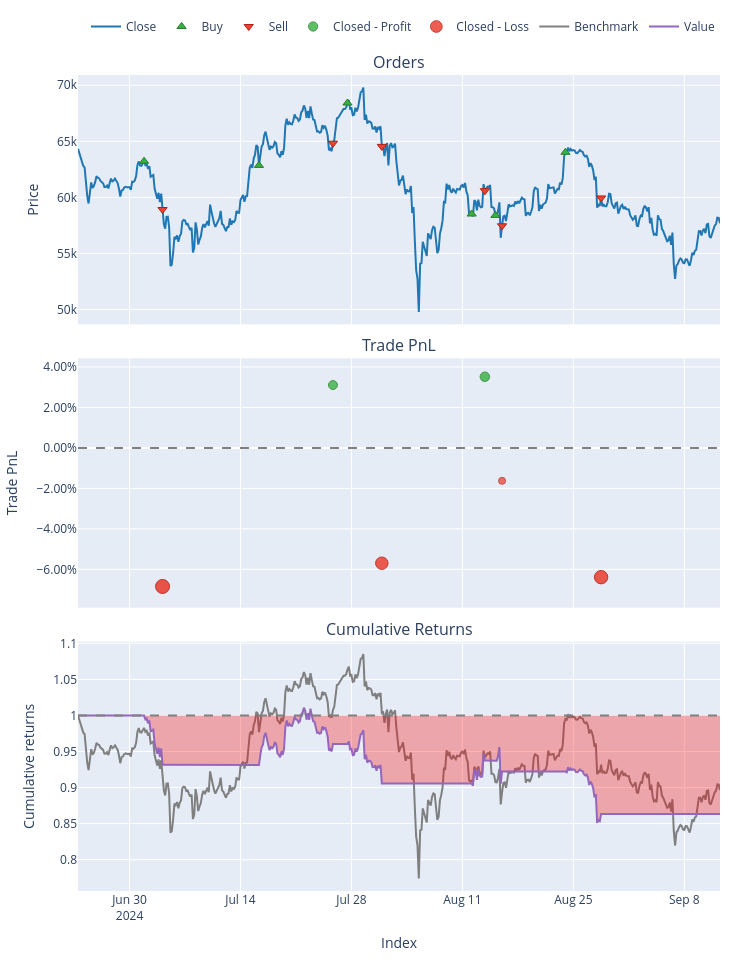
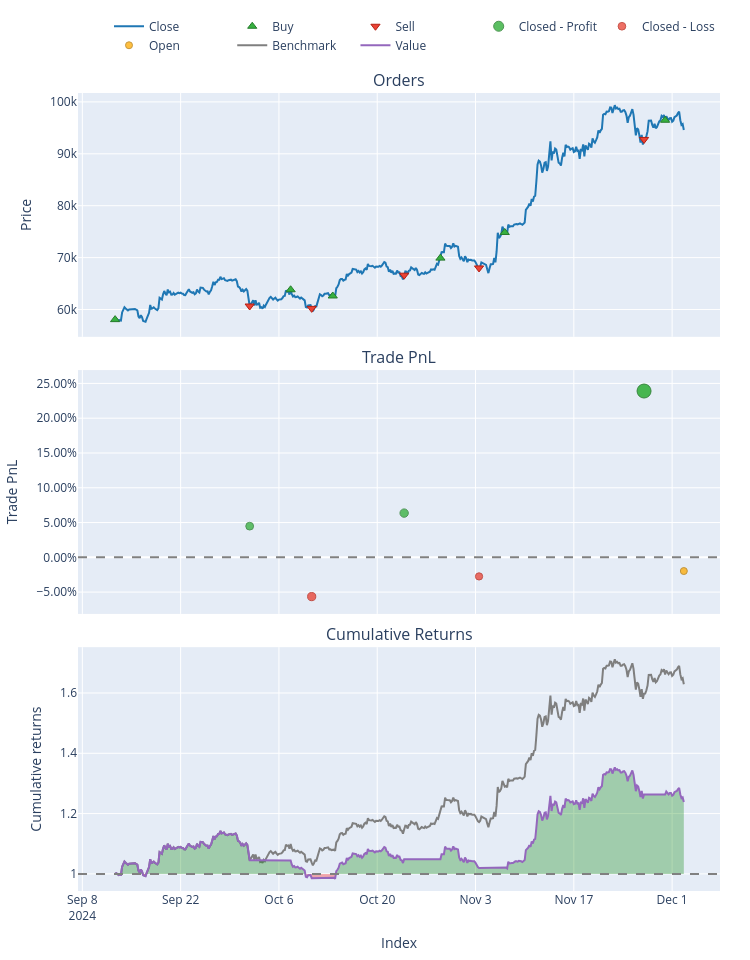
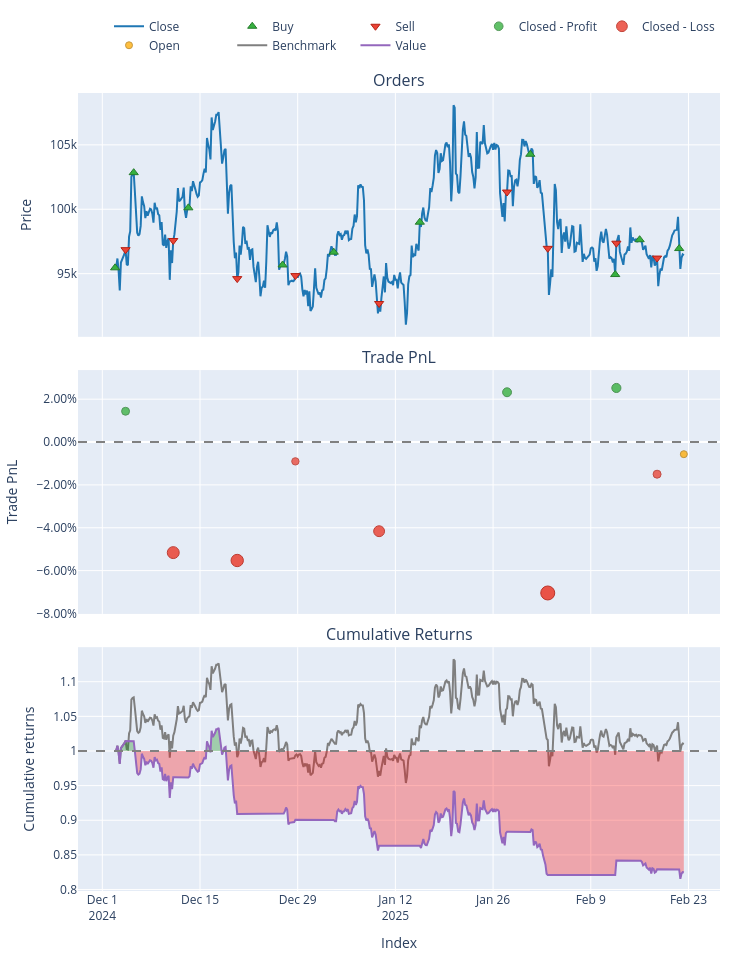

The code cell stored with these charts, in order, in its notebook:
### Markdown cell above
## Part 3: Backtesting & Performance Evaluation

**Objective:**  
Evaluate how well the trained model performs on unseen data, simulating real trades.

**Tasks:**
- Use walk-forward or expanding splits to mimic “live” conditions  
- Convert model predictions to signals ([-1, 0, +1] or buy/sell/hold)  
- Run a simple backtest script or VectorBT for performance metrics  
- Calculate returns, Sharpe ratio, drawdowns, confusion matrix, etc.  
- Visualize results (equity curve, trades, etc.) to judge strategy viability

### Code cell
# THIRD CODE: Final Expanding Walk-Forward with VectorBT
# for a Regime Detection classification approach

import os
from pathlib import Path

# Assuming the notebook is inside the notebooks folder, set the project root as one level up.
project_root = Path.cwd().parent
os.chdir(project_root)

import warnings
warnings.filterwarnings("ignore")

import pandas as pd
import numpy as np
import MetaTrader5 as mt5
import vectorbt as vbt
import joblib

# Our modules
from data.data_loader import get_data_mt5
from features.feature_engineering import add_all_ta_features
from features.labeling_schemes import create_labels_regime_detection  # or define inline


# Sklearn
from sklearn.metrics import accuracy_score

###########################################################
# 1) DATA LOADING & FEATURE ENGINEERING
###########################################################
if not mt5.initialize():
    print("Failed to initialize MT5")
else:
    data = get_data_mt5(symbol="BTCUSD", timeframe=mt5.TIMEFRAME_H4, n_bars=2000)
    mt5.shutdown()

# 1.1 Add technical features
df = add_all_ta_features(data)

# 1.2 Create regime detection labels
df_lbl = create_labels_regime_detection(df, short_window=20, long_window=50)

# We'll treat 'regime_label' in {-1,0,+1} as a 3-class classification
X = df_lbl.drop(columns=["regime_label", "ma_short", "ma_long"])
y = df_lbl["regime_label"]

# SHIFT from [-1,0,+1] => [0,1,2] for scikit-learn classification
y_shifted = y + 1  # -1->0, 0->1, +1->2

###########################################################
# 2) DEFINING EXPANDING SPLITS
###########################################################
def expanding_walk_forward_splits(X, y, n_splits=3):
    """
    Creates expanding walk-forward folds. For each fold i:
      - Train: [0 : fold_i]
      - Test:  [fold_i : fold_{i+1}]
    The last fold extends to the end.
    """
    n = len(X)
    fold_size = n // (n_splits + 1)
    splits = []
    
    for i in range(n_splits):
        train_end = (i+1) * fold_size
        if i == n_splits - 1:
            test_end = n
        else:
            test_end = (i+2) * fold_size
            if test_end > n:
                test_end = n
        
        X_train_fold = X.iloc[:train_end]
        y_train_fold = y.iloc[:train_end]
        
        X_test_fold = X.iloc[train_end:test_end]
        y_test_fold = y.iloc[train_end:test_end]
        
        splits.append((X_train_fold, y_train_fold, X_test_fold, y_test_fold))
    return splits

folds = expanding_walk_forward_splits(X, y_shifted, n_splits=3)
print(f"Number of folds: {len(folds)}")

###########################################################
# 3) LOAD BEST PIPELINE & RUN EXPANDING WALK-FORWARD
###########################################################
# This pipeline was presumably tuned on SHIFTED classes [0,1,2].
best_pipeline = joblib.load("models/saved_models/best_rf_rd_pipeline.pkl")
print("Loaded best pipeline from 'best_rf_rd_pipeline.pkl'")

fees = 0.0002  # 0.02% transaction cost per trade

fold_results = {}

for i, (X_train_fold, y_train_fold, X_test_fold, y_test_fold) in enumerate(folds, start=1):
    print(f"\n=== Fold {i} ===")
    print(f"Train size: {len(X_train_fold)}, Test size: {len(X_test_fold)}")
    
    # 3.1 Fit the pipeline on SHIFTED labels in this fold's train portion
    best_pipeline.fit(X_train_fold, y_train_fold)
    
    # 3.2 Predict SHIFTED labels on the test portion
    preds_shifted = best_pipeline.predict(X_test_fold)
    
    # 3.3 SHIFT back to [-1,0,+1]
    preds = preds_shifted - 1
    
    # Evaluate accuracy vs. unshifted test labels
    # The test labels are SHIFTED, so let's SHIFT them back
    y_test_fold_unshifted = y_test_fold - 1
    acc = accuracy_score(y_test_fold_unshifted, preds)
    print(f"Fold {i} Accuracy={acc:.2f}")
    
    # Convert predicted classes => signals
    # +1 => buy, -1 => sell, 0 => no position
    signals = preds
    
    # Vectorbt backtest on the test portion
    df_test_fold = df_lbl.loc[X_test_fold.index].copy()
    close_prices = df_test_fold["close"]
    
    if len(signals) < len(close_prices):
        # pad signals if needed
        signals = np.append(signals, [0]*(len(close_prices)-len(signals)))
    signals_s = pd.Series(signals, index=close_prices.index)
    
    pf = vbt.Portfolio.from_signals(
        close_prices,
        entries=signals_s > 0,
        exits=signals_s < 0,
        init_cash=10000,
        freq='4H',
        fees=fees
    )
    
    total_return = pf.total_return()
    sharpe_ratio = pf.sharpe_ratio()
    
    print(f"Fold {i} Return={total_return:.2f}%, Sharpe={sharpe_ratio:.2f}")
    print("\nVectorbt stats for Fold", i)
    print(pf.stats())
    
    # Optional: Plot
    fig = pf.plot()
    fig.show()
    
    # Store results
    fold_results[i] = {
        "Accuracy": acc,
        "TotalReturn": total_return,
        "Sharpe": sharpe_ratio
    }

###########################################################
# 4) PRINT FOLD RESULTS
###########################################################
for i, stats in fold_results.items():
    acc = stats["Accuracy"]
    ret = stats["TotalReturn"]
    sr = stats["Sharpe"]
    print(f"\nFold {i} => ACC={acc:.2f}, Return={ret:.2f}%, Sharpe={sr:.2f}")

### Figure 1 — Plotly figure (JSON) as saved in the notebook; plotly's stock layout.template omitted (floating-point values rounded to 4 significant figures; data arrays with more than 128 entries replaced by an {"elided": "..."} marker saying what was removed)
{"data": [{"legendgroup": "0", "line": {"color": "#1f77b4"}, "name": "Close", "showlegend": true, "type": "scatter", "uid": "e4e7fea5-1611-4a5e-8df6-9e632cb94149", "x": {"elided": "487 str values"}, "xaxis": "x", "y": {"elided": "487 float values"}, "yaxis": "y"}, {"customdata": [[0, 0.1581, 2.0], [2, 0.1482, 1.863], [4, 0.1404, 1.921], [6, 0.1548, 1.811], [8, 0.1605, 1.875], [10, 0.144, 1.844]], "hovertemplate": "Order Id: %{customdata[0]}<br>Timestamp: %{x}<br>Price: %{y}<br>Size: %{customdata[1]:.6f}<br>Fees: %{customdata[2]:.6f}", "legendgroup": "1", "marker": {"color": "#37B13F", "line": {"color": "rgb(38,123,44)", "width": 1}, "size": 8, "symbol": "triangle-up"}, "mode": "markers", "name": "Buy", "type": "scatter", "uid": "b0f1ef19-13c1-497a-bcf6-1ba268caf625", "x": ["2024-07-01T20:00:00", "2024-07-16T08:00:00", "2024-07-27T12:00:00", "2024-08-12T04:00:00", "2024-08-15T04:00:00", "2024-08-24T00:00:00"], "xaxis": "x", "y": [63220.0, 62850.0, 68420.0, 58510.0, 58390.0, 64020.0], "yaxis": "y"}, {"customdata": [[1, 0.1581, 1.863], [3, 0.1482, 1.921], [5, 0.1404, 1.812], [7, 0.1548, 1.876], [9, 0.1605, 1.845], [11, 0.144, 1.727]], "hovertemplate": "Order Id: %{customdata[0]}<br>Timestamp: %{x}<br>Price: %{y}<br>Size: %{customdata[1]:.6f}<br>Fees: %{customdata[2]:.6f}", "legendgroup": "2", "marker": {"color": "#EA4335", "line": {"color": "rgb(181,31,18)", "width": 1}, "size": 8, "symbol": "triangle-down"}, "mode": "markers", "name": "Sell", "type": "scatter", "uid": "adde53fa-f5a7-4fcf-91e3-8d6371aec9f4", "x": ["2024-07-04T04:00:00", "2024-07-25T16:00:00", "2024-07-31T20:00:00", "2024-08-13T20:00:00", "2024-08-16T00:00:00", "2024-08-28T12:00:00"], "xaxis": "x", "y": [58920.0, 64830.0, 64550.0, 60600.0, 57470.0, 59950.0], "yaxis": "y"}, {"customdata": [[1, 1, 289.4, 0.03108], [3, 3, 318.5, 0.03517]], "hovertemplate": "Exit Trade Id: %{customdata[0]}<br>Position Id: %{customdata[1]}<br>Exit Timestamp: %{x}<br>PnL: %{customdata[2]:.6f}<br>Return: %{customdata[3]:.2%}", "legendgroup": "3", "marker": {"color": "#37B13F", "line": {"color": "rgb(38,123,44)", "width": 1}, "opacity": [0.7926, 0.8043], "size": [8.986, 9.535], "symbol": "circle"}, "mode": "markers", "name": "Closed - Profit", "type": "scatter", "uid": "41593ae9-c6c3-4bf8-ac3d-51a7c1b34835", "x": ["2024-07-25T16:00:00", "2024-08-13T20:00:00"], "xaxis": "x2", "y": [0.03108, 0.03517], "yaxis": "y2"}, {"customdata": [[0, 0, -684.5, -0.06847], [2, 2, -547.2, -0.05699], [4, 4, -152.5, -0.01626], [5, 5, -589.2, -0.06389]], "hovertemplate": "Exit Trade Id: %{customdata[0]}<br>Position Id: %{customdata[1]}<br>Exit Timestamp: %{x}<br>PnL: %{customdata[2]:.6f}<br>Return: %{customdata[3]:.2%}", "legendgroup": "4", "marker": {"color": "#EA4335", "line": {"color": "rgb(181,31,18)", "width": 1}, "opacity": [0.9, 0.867, 0.75, 0.8869], "size": [14, 12.46, 7, 13.39], "symbol": "circle"}, "mode": "markers", "name": "Closed - Loss", "type": "scatter", "uid": "9f6e11a4-5d14-401e-b977-d921dad66b7c", "x": ["2024-07-04T04:00:00", "2024-07-31T20:00:00", "2024-08-16T00:00:00", "2024-08-28T12:00:00"], "xaxis": "x2", "y": [-0.06847, -0.05699, -0.01626, -0.06389], "yaxis": "y2"}, {"legendgroup": "5", "line": {"color": "#7f7f7f"}, "name": "Benchmark", "showlegend": true, "type": "scatter", "uid": "1a9bda07-a573-4abb-a2ce-57c0fd88c49c", "x": {"elided": "487 str values"}, "xaxis": "x3", "y": {"elided": "487 float values"}, "yaxis": "y3"}, {"hoverinfo": "skip", "legendgroup": "6", "line": {"color": "rgba(0, 0, 0, 0)", "width": 0}, "opacity": 0, "showlegend": false, "type": "scatter", "uid": "5394b0ba-0a24-4c64-9b52-b123c415b9e2", "x": {"elided": "487 str values"}, "xaxis": "x3", "y": {"elided": "487 int values"}, "yaxis": "y3"}, {"connectgaps": false, "fill": "tonexty", "fillcolor": "rgba(0, 128, 0, 0.3)", "hoverinfo": "skip", "legendgroup": "6", "line": {"color": "rgba(0, 0, 0, 0)", "width": 0}, "opacity": 0, "showlegend": false, "type": "scatter", "uid": "8ec06e98-4ba9-4ee7-8b6d-5c411612a9fd", "x": {"elided": "487 str values"}, "xaxis": "x3", "y": {"elided": "487 float values"}, "yaxis": "y3"}, {"hoverinfo": "skip", "legendgroup": "6", "line": {"color": "rgba(0, 0, 0, 0)", "width": 0}, "opacity": 0, "showlegend": false, "type": "scatter", "uid": "d7574426-a361-4e10-89bb-b09a0f54c286", "x": {"elided": "487 str values"}, "xaxis": "x3", "y": {"elided": "487 int values"}, "yaxis": "y3"}, {"connectgaps": false, "fill": "tonexty", "fillcolor": "rgba(255, 0, 0, 0.3)", "hoverinfo": "skip", "legendgroup": "6", "line": {"color": "rgba(0, 0, 0, 0)", "width": 0}, "opacity": 0, "showlegend": false, "type": "scatter", "uid": "0c7f51f4-4f0f-4d3c-850a-39de59465d9e", "x": {"elided": "487 str values"}, "xaxis": "x3", "y": {"elided": "487 float values"}, "yaxis": "y3"}, {"legendgroup": "7", "line": {"color": "#9467bd"}, "name": "Value", "showlegend": true, "type": "scatter", "uid": "75f83c03-111d-4fbd-9dd0-cf9c3e636953", "x": {"elided": "487 str values"}, "xaxis": "x3", "y": {"elided": "487 float values"}, "yaxis": "y3"}, {"hoverinfo": "skip", "legendgroup": "6", "line": {"color": "rgba(0, 0, 0, 0)", "width": 0}, "opacity": 0, "showlegend": false, "type": "scatter", "uid": "a907501c-edc7-4c9e-ab2c-9c78f830b982", "x": {"elided": "487 str values"}, "xaxis": "x3", "y": {"elided": "487 int values"}, "yaxis": "y3"}], "layout": {"annotations": [{"font": {"size": 16}, "showarrow": false, "text": "Orders", "x": 0.5, "xanchor": "center", "xref": "paper", "y": 1, "yanchor": "bottom", "yref": "paper"}, {"font": {"size": 16}, "showarrow": false, "text": "Trade PnL", "x": 0.5, "xanchor": "center", "xref": "paper", "y": 0.6528, "yanchor": "bottom", "yref": "paper"}, {"font": {"size": 16}, "showarrow": false, "text": "Cumulative Returns", "x": 0.5, "xanchor": "center", "xref": "paper", "y": 0.3056, "yanchor": "bottom", "yref": "paper"}], "height": 960, "legend": {"orientation": "h", "traceorder": "normal", "x": 1, "xanchor": "right", "y": 1.042, "yanchor": "bottom"}, "margin": {"b": 30, "l": 30, "r": 30, "t": 30}, "shapes": [{"line": {"color": "gray", "dash": "dash"}, "type": "line", "x0": 0, "x1": 1, "xref": "paper", "y0": 0, "y1": 0, "yref": "y2"}, {"line": {"color": "gray", "dash": "dash"}, "type": "line", "x0": 0, "x1": 1, "xref": "paper", "y0": 1, "y1": 1, "yref": "y3"}], "showlegend": true, "width": 750, "xaxis": {"anchor": "y", "domain": [0, 1], "matches": "x3", "showticklabels": false}, "xaxis2": {"anchor": "y2", "domain": [0, 1], "matches": "x3", "showticklabels": false}, "xaxis3": {"anchor": "y3", "domain": [0, 1], "title": {"text": "Index"}}, "yaxis": {"anchor": "x", "domain": [0.6944, 1], "title": {"text": "Price"}}, "yaxis2": {"anchor": "x2", "domain": [0.3472, 0.6528], "tickformat": ".2%", "title": {"text": "Trade PnL"}}, "yaxis3": {"anchor": "x3", "domain": [0, 0.3056], "title": {"text": "Cumulative returns"}}}}

### Figure 2 — Plotly figure (JSON) as saved in the notebook; plotly's stock layout.template omitted (floating-point values rounded to 4 significant figures; data arrays with more than 128 entries replaced by an {"elided": "..."} marker saying what was removed)
{"data": [{"legendgroup": "0", "line": {"color": "#1f77b4"}, "name": "Close", "showlegend": true, "type": "scatter", "uid": "81b1c412-871d-4f6e-81d4-5cb191de363d", "x": {"elided": "487 str values"}, "xaxis": "x", "y": {"elided": "487 float values"}, "yaxis": "y"}, {"customdata": [[0, 0.1722, 2.0], [2, 0.1637, 2.089], [4, 0.1574, 1.971], [6, 0.15, 2.096], [8, 0.1362, 2.039], [10, 0.1309, 2.526]], "hovertemplate": "Order Id: %{customdata[0]}<br>Timestamp: %{x}<br>Price: %{y}<br>Size: %{customdata[1]:.6f}<br>Fees: %{customdata[2]:.6f}", "legendgroup": "1", "marker": {"color": "#37B13F", "line": {"color": "rgb(38,123,44)", "width": 1}, "size": 8, "symbol": "triangle-up"}, "mode": "markers", "name": "Buy", "type": "scatter", "uid": "1aa04d61-1505-476f-ab42-eab6d85669e5", "x": ["2024-09-12T16:00:00", "2024-10-07T16:00:00", "2024-10-13T16:00:00", "2024-10-29T00:00:00", "2024-11-07T04:00:00", "2024-11-30T00:00:00"], "xaxis": "x", "y": [58050.0, 63800.0, 62610.0, 69900.0, 74840.0, 96460.0], "yaxis": "y"}, {"customdata": [[1, 0.1722, 2.09], [3, 0.1637, 1.972], [5, 0.1574, 2.097], [7, 0.15, 2.04], [9, 0.1362, 2.527]], "hovertemplate": "Order Id: %{customdata[0]}<br>Timestamp: %{x}<br>Price: %{y}<br>Size: %{customdata[1]:.6f}<br>Fees: %{customdata[2]:.6f}", "legendgroup": "2", "marker": {"color": "#EA4335", "line": {"color": "rgb(181,31,18)", "width": 1}, "size": 8, "symbol": "triangle-down"}, "mode": "markers", "name": "Sell", "type": "scatter", "uid": "bdfccec0-36fa-45ef-9cf4-e5973dee5667", "x": ["2024-10-01T20:00:00", "2024-10-10T16:00:00", "2024-10-23T20:00:00", "2024-11-03T12:00:00", "2024-11-27T00:00:00"], "xaxis": "x", "y": [60680.0, 60220.0, 66610.0, 68010.0, 92770.0], "yaxis": "y"}, {"customdata": [[0, 0, 448.0, 0.04481], [2, 2, 626.5, 0.06357], [4, 4, 2437.0, 0.2391]], "hovertemplate": "Exit Trade Id: %{customdata[0]}<br>Position Id: %{customdata[1]}<br>Exit Timestamp: %{x}<br>PnL: %{customdata[2]:.6f}<br>Return: %{customdata[3]:.2%}", "legendgroup": "3", "marker": {"color": "#37B13F", "line": {"color": "rgb(38,123,44)", "width": 1}, "opacity": [0.7671, 0.78, 0.9], "size": [7.8, 8.399, 14], "symbol": "circle"}, "mode": "markers", "name": "Closed - Profit", "type": "scatter", "uid": "cbf896d1-f514-49e6-9178-deb9cff498e1", "x": ["2024-10-01T20:00:00", "2024-10-23T20:00:00", "2024-11-27T00:00:00"], "xaxis": "x2", "y": [0.04481, 0.06357, 0.2391], "yaxis": "y2"}, {"customdata": [[1, 1, -590.1, -0.05649], [3, 3, -287.7, -0.02745]], "hovertemplate": "Exit Trade Id: %{customdata[0]}<br>Position Id: %{customdata[1]}<br>Exit Timestamp: %{x}<br>PnL: %{customdata[2]:.6f}<br>Return: %{customdata[3]:.2%}", "legendgroup": "4", "marker": {"color": "#EA4335", "line": {"color": "rgb(181,31,18)", "width": 1}, "opacity": [0.7751, 0.7553], "size": [8.173, 7.246], "symbol": "circle"}, "mode": "markers", "name": "Closed - Loss", "type": "scatter", "uid": "a09877d0-20cd-4967-9926-899d3460d961", "x": ["2024-10-10T16:00:00", "2024-11-03T12:00:00"], "xaxis": "x2", "y": [-0.05649, -0.02745], "yaxis": "y2"}, {"customdata": [[5, 5, -249.3, -0.01973]], "hovertemplate": "Exit Trade Id: %{customdata[0]}<br>Position Id: %{customdata[1]}<br>Exit Timestamp: %{x}<br>PnL: %{customdata[2]:.6f}<br>Return: %{customdata[3]:.2%}", "legendgroup": "5", "marker": {"color": "#FFAA00", "line": {"color": "rgb(178,118,0)", "width": 1}, "opacity": [0.75], "size": [7], "symbol": "circle"}, "mode": "markers", "name": "Open", "type": "scatter", "uid": "1732629a-8bfe-47b6-bbf6-389de890326a", "x": ["2024-12-02T16:00:00"], "xaxis": "x2", "y": [-0.01973], "yaxis": "y2"}, {"legendgroup": "6", "line": {"color": "#7f7f7f"}, "name": "Benchmark", "showlegend": true, "type": "scatter", "uid": "7410d4a2-a9c2-43b0-8581-36e7e5c31c4e", "x": {"elided": "487 str values"}, "xaxis": "x3", "y": {"elided": "487 float values"}, "yaxis": "y3"}, {"hoverinfo": "skip", "legendgroup": "7", "line": {"color": "rgba(0, 0, 0, 0)", "width": 0}, "opacity": 0, "showlegend": false, "type": "scatter", "uid": "58ddd57c-a3d6-4529-a5ee-569e124952ec", "x": {"elided": "487 str values"}, "xaxis": "x3", "y": {"elided": "487 int values"}, "yaxis": "y3"}, {"connectgaps": false, "fill": "tonexty", "fillcolor": "rgba(0, 128, 0, 0.3)", "hoverinfo": "skip", "legendgroup": "7", "line": {"color": "rgba(0, 0, 0, 0)", "width": 0}, "opacity": 0, "showlegend": false, "type": "scatter", "uid": "018623f0-cc3a-4fea-b4dc-eee7cb96afaf", "x": {"elided": "487 str values"}, "xaxis": "x3", "y": {"elided": "487 float values"}, "yaxis": "y3"}, {"hoverinfo": "skip", "legendgroup": "7", "line": {"color": "rgba(0, 0, 0, 0)", "width": 0}, "opacity": 0, "showlegend": false, "type": "scatter", "uid": "7d10a64b-4b07-433c-b294-ff461ad50421", "x": {"elided": "487 str values"}, "xaxis": "x3", "y": {"elided": "487 int values"}, "yaxis": "y3"}, {"connectgaps": false, "fill": "tonexty", "fillcolor": "rgba(255, 0, 0, 0.3)", "hoverinfo": "skip", "legendgroup": "7", "line": {"color": "rgba(0, 0, 0, 0)", "width": 0}, "opacity": 0, "showlegend": false, "type": "scatter", "uid": "738ea086-c775-463a-a76c-466640fd4fb6", "x": {"elided": "487 str values"}, "xaxis": "x3", "y": {"elided": "487 float values"}, "yaxis": "y3"}, {"legendgroup": "8", "line": {"color": "#9467bd"}, "name": "Value", "showlegend": true, "type": "scatter", "uid": "1dc7c527-ad0e-4005-8553-5e951d33b972", "x": {"elided": "487 str values"}, "xaxis": "x3", "y": {"elided": "487 float values"}, "yaxis": "y3"}, {"hoverinfo": "skip", "legendgroup": "7", "line": {"color": "rgba(0, 0, 0, 0)", "width": 0}, "opacity": 0, "showlegend": false, "type": "scatter", "uid": "1460fcf8-ec19-4ad7-b24a-e196ac080337", "x": {"elided": "487 str values"}, "xaxis": "x3", "y": {"elided": "487 int values"}, "yaxis": "y3"}], "layout": {"annotations": [{"font": {"size": 16}, "showarrow": false, "text": "Orders", "x": 0.5, "xanchor": "center", "xref": "paper", "y": 1, "yanchor": "bottom", "yref": "paper"}, {"font": {"size": 16}, "showarrow": false, "text": "Trade PnL", "x": 0.5, "xanchor": "center", "xref": "paper", "y": 0.6528, "yanchor": "bottom", "yref": "paper"}, {"font": {"size": 16}, "showarrow": false, "text": "Cumulative Returns", "x": 0.5, "xanchor": "center", "xref": "paper", "y": 0.3056, "yanchor": "bottom", "yref": "paper"}], "height": 960, "legend": {"orientation": "h", "traceorder": "normal", "x": 1, "xanchor": "right", "y": 1.042, "yanchor": "bottom"}, "margin": {"b": 30, "l": 30, "r": 30, "t": 30}, "shapes": [{"line": {"color": "gray", "dash": "dash"}, "type": "line", "x0": 0, "x1": 1, "xref": "paper", "y0": 0, "y1": 0, "yref": "y2"}, {"line": {"color": "gray", "dash": "dash"}, "type": "line", "x0": 0, "x1": 1, "xref": "paper", "y0": 1, "y1": 1, "yref": "y3"}], "showlegend": true, "width": 750, "xaxis": {"anchor": "y", "domain": [0, 1], "matches": "x3", "showticklabels": false}, "xaxis2": {"anchor": "y2", "domain": [0, 1], "matches": "x3", "showticklabels": false}, "xaxis3": {"anchor": "y3", "domain": [0, 1], "title": {"text": "Index"}}, "yaxis": {"anchor": "x", "domain": [0.6944, 1], "title": {"text": "Price"}}, "yaxis2": {"anchor": "x2", "domain": [0.3472, 0.6528], "tickformat": ".2%", "title": {"text": "Trade PnL"}}, "yaxis3": {"anchor": "x3", "domain": [0, 0.3056], "title": {"text": "Cumulative returns"}}}}

### Figure 3 — Plotly figure (JSON) as saved in the notebook; plotly's stock layout.template omitted (floating-point values rounded to 4 significant figures; data arrays with more than 128 entries replaced by an {"elided": "..."} marker saying what was removed)
{"data": [{"legendgroup": "0", "line": {"color": "#1f77b4"}, "name": "Close", "showlegend": true, "type": "scatter", "uid": "fefb5d8c-e248-4e9e-858d-6e46f7bb3a17", "x": {"elided": "490 str values"}, "xaxis": "x", "y": {"elided": "490 float values"}, "yaxis": "y"}, {"customdata": [[0, 0.1047, 2.0], [2, 0.09861, 2.028], [4, 0.09608, 1.924], [6, 0.09498, 1.817], [8, 0.09315, 1.801], [10, 0.08718, 1.726], [12, 0.08469, 1.766], [14, 0.08647, 1.642], [16, 0.0862, 1.683], [18, 0.08551, 1.658]], "hovertemplate": "Order Id: %{customdata[0]}<br>Timestamp: %{x}<br>Price: %{y}<br>Size: %{customdata[1]:.6f}<br>Fees: %{customdata[2]:.6f}", "legendgroup": "1", "marker": {"color": "#37B13F", "line": {"color": "rgb(38,123,44)", "width": 1}, "size": 8, "symbol": "triangle-up"}, "mode": "markers", "name": "Buy", "type": "scatter", "uid": "2ef693c1-0d0f-40ea-adea-67d3f48dee50", "x": ["2024-12-02T20:00:00", "2024-12-05T12:00:00", "2024-12-13T08:00:00", "2024-12-26T20:00:00", "2025-01-03T04:00:00", "2025-01-15T12:00:00", "2025-01-31T08:00:00", "2025-02-12T12:00:00", "2025-02-16T00:00:00", "2025-02-21T16:00:00"], "xaxis": "x", "y": [95450.0, 102800.0, 100100.0, 95670.0, 96670.0, 99000.0, 104300.0, 94930.0, 97640.0, 96950.0], "yaxis": "y"}, {"customdata": [[1, 0.1047, 2.029], [3, 0.09861, 1.924], [5, 0.09608, 1.818], [7, 0.09498, 1.802], [9, 0.09315, 1.727], [11, 0.08718, 1.767], [13, 0.08469, 1.642], [15, 0.08647, 1.684], [17, 0.0862, 1.659]], "hovertemplate": "Order Id: %{customdata[0]}<br>Timestamp: %{x}<br>Price: %{y}<br>Size: %{customdata[1]:.6f}<br>Fees: %{customdata[2]:.6f}", "legendgroup": "2", "marker": {"color": "#EA4335", "line": {"color": "rgb(181,31,18)", "width": 1}, "size": 8, "symbol": "triangle-down"}, "mode": "markers", "name": "Sell", "type": "scatter", "uid": "c461a769-9be9-479d-9e2d-2b23b80f91de", "x": ["2024-12-04T08:00:00", "2024-12-11T04:00:00", "2024-12-20T08:00:00", "2024-12-28T16:00:00", "2025-01-09T16:00:00", "2025-01-28T00:00:00", "2025-02-02T20:00:00", "2025-02-12T16:00:00", "2025-02-18T12:00:00"], "xaxis": "x", "y": [96860.0, 97570.0, 94620.0, 94850.0, 92680.0, 101300.0, 96970.0, 97370.0, 96210.0], "yaxis": "y"}, {"customdata": [[0, 0, 143.6, 0.01436], [5, 5, 200.5, 0.02324], [7, 7, 207.1, 0.02523]], "hovertemplate": "Exit Trade Id: %{customdata[0]}<br>Position Id: %{customdata[1]}<br>Exit Timestamp: %{x}<br>PnL: %{customdata[2]:.6f}<br>Return: %{customdata[3]:.2%}", "legendgroup": "3", "marker": {"color": "#37B13F", "line": {"color": "rgb(38,123,44)", "width": 1}, "opacity": [0.7702, 0.7907, 0.7953], "size": [7.941, 8.9, 9.116], "symbol": "circle"}, "mode": "markers", "name": "Closed - Profit", "type": "scatter", "uid": "f5969593-5543-4e76-8919-4270470ebd71", "x": ["2024-12-04T08:00:00", "2025-01-28T00:00:00", "2025-02-12T16:00:00"], "xaxis": "x2", "y": [0.01436, 0.02324, 0.02523], "yaxis": "y2"}, {"customdata": [[1, 1, -523.2, -0.05159], [2, 2, -531.7, -0.05527], [3, 3, -81.88, -0.009011], [4, 4, -374.6, -0.0416], [6, 6, -622.0, -0.07043], [8, 8, -126.3, -0.015]], "hovertemplate": "Exit Trade Id: %{customdata[0]}<br>Position Id: %{customdata[1]}<br>Exit Timestamp: %{x}<br>PnL: %{customdata[2]:.6f}<br>Return: %{customdata[3]:.2%}", "legendgroup": "4", "marker": {"color": "#EA4335", "line": {"color": "rgb(181,31,18)", "width": 1}, "opacity": [0.8564, 0.8649, 0.7578, 0.8332, 0.9, 0.7716], "size": [11.96, 12.36, 7.362, 10.88, 14, 8.01], "symbol": "circle"}, "mode": "markers", "name": "Closed - Loss", "type": "scatter", "uid": "01658795-b797-45ec-8be1-6132eadec663", "x": ["2024-12-11T04:00:00", "2024-12-20T08:00:00", "2024-12-28T16:00:00", "2025-01-09T16:00:00", "2025-02-02T20:00:00", "2025-02-18T12:00:00"], "xaxis": "x2", "y": [-0.05159, -0.05527, -0.009011, -0.0416, -0.07043, -0.015], "yaxis": "y2"}, {"customdata": [[9, 9, -46.9, -0.005658]], "hovertemplate": "Exit Trade Id: %{customdata[0]}<br>Position Id: %{customdata[1]}<br>Exit Timestamp: %{x}<br>PnL: %{customdata[2]:.6f}<br>Return: %{customdata[3]:.2%}", "legendgroup": "5", "marker": {"color": "#FFAA00", "line": {"color": "rgb(178,118,0)", "width": 1}, "opacity": [0.75], "size": [7], "symbol": "circle"}, "mode": "markers", "name": "Open", "type": "scatter", "uid": "f49931cc-cd1e-47c3-8728-3ed332d363a8", "x": ["2025-02-22T08:00:00"], "xaxis": "x2", "y": [-0.005658], "yaxis": "y2"}, {"legendgroup": "6", "line": {"color": "#7f7f7f"}, "name": "Benchmark", "showlegend": true, "type": "scatter", "uid": "fc9b6f25-4761-4790-ba6f-04051f564c8f", "x": {"elided": "490 str values"}, "xaxis": "x3", "y": {"elided": "490 float values"}, "yaxis": "y3"}, {"hoverinfo": "skip", "legendgroup": "7", "line": {"color": "rgba(0, 0, 0, 0)", "width": 0}, "opacity": 0, "showlegend": false, "type": "scatter", "uid": "e73b047b-282c-467b-b04a-f3bf8662512d", "x": {"elided": "490 str values"}, "xaxis": "x3", "y": {"elided": "490 int values"}, "yaxis": "y3"}, {"connectgaps": false, "fill": "tonexty", "fillcolor": "rgba(0, 128, 0, 0.3)", "hoverinfo": "skip", "legendgroup": "7", "line": {"color": "rgba(0, 0, 0, 0)", "width": 0}, "opacity": 0, "showlegend": false, "type": "scatter", "uid": "17e3cb72-36cc-41c4-8e48-7f34d6403137", "x": {"elided": "490 str values"}, "xaxis": "x3", "y": {"elided": "490 float values"}, "yaxis": "y3"}, {"hoverinfo": "skip", "legendgroup": "7", "line": {"color": "rgba(0, 0, 0, 0)", "width": 0}, "opacity": 0, "showlegend": false, "type": "scatter", "uid": "96518388-b2ba-4ee3-8beb-0114286261c7", "x": {"elided": "490 str values"}, "xaxis": "x3", "y": {"elided": "490 int values"}, "yaxis": "y3"}, {"connectgaps": false, "fill": "tonexty", "fillcolor": "rgba(255, 0, 0, 0.3)", "hoverinfo": "skip", "legendgroup": "7", "line": {"color": "rgba(0, 0, 0, 0)", "width": 0}, "opacity": 0, "showlegend": false, "type": "scatter", "uid": "ebc54ada-3a02-426c-b642-07a7543b3d0b", "x": {"elided": "490 str values"}, "xaxis": "x3", "y": {"elided": "490 float values"}, "yaxis": "y3"}, {"legendgroup": "8", "line": {"color": "#9467bd"}, "name": "Value", "showlegend": true, "type": "scatter", "uid": "524a2229-6736-46ca-9489-90cc415017d9", "x": {"elided": "490 str values"}, "xaxis": "x3", "y": {"elided": "490 float values"}, "yaxis": "y3"}, {"hoverinfo": "skip", "legendgroup": "7", "line": {"color": "rgba(0, 0, 0, 0)", "width": 0}, "opacity": 0, "showlegend": false, "type": "scatter", "uid": "df2cbaaf-7e91-4354-a276-2f264977b8bf", "x": {"elided": "490 str values"}, "xaxis": "x3", "y": {"elided": "490 int values"}, "yaxis": "y3"}], "layout": {"annotations": [{"font": {"size": 16}, "showarrow": false, "text": "Orders", "x": 0.5, "xanchor": "center", "xref": "paper", "y": 1, "yanchor": "bottom", "yref": "paper"}, {"font": {"size": 16}, "showarrow": false, "text": "Trade PnL", "x": 0.5, "xanchor": "center", "xref": "paper", "y": 0.6528, "yanchor": "bottom", "yref": "paper"}, {"font": {"size": 16}, "showarrow": false, "text": "Cumulative Returns", "x": 0.5, "xanchor": "center", "xref": "paper", "y": 0.3056, "yanchor": "bottom", "yref": "paper"}], "height": 960, "legend": {"orientation": "h", "traceorder": "normal", "x": 1, "xanchor": "right", "y": 1.042, "yanchor": "bottom"}, "margin": {"b": 30, "l": 30, "r": 30, "t": 30}, "shapes": [{"line": {"color": "gray", "dash": "dash"}, "type": "line", "x0": 0, "x1": 1, "xref": "paper", "y0": 0, "y1": 0, "yref": "y2"}, {"line": {"color": "gray", "dash": "dash"}, "type": "line", "x0": 0, "x1": 1, "xref": "paper", "y0": 1, "y1": 1, "yref": "y3"}], "showlegend": true, "width": 750, "xaxis": {"anchor": "y", "domain": [0, 1], "matches": "x3", "showticklabels": false}, "xaxis2": {"anchor": "y2", "domain": [0, 1], "matches": "x3", "showticklabels": false}, "xaxis3": {"anchor": "y3", "domain": [0, 1], "title": {"text": "Index"}}, "yaxis": {"anchor": "x", "domain": [0.6944, 1], "title": {"text": "Price"}}, "yaxis2": {"anchor": "x2", "domain": [0.3472, 0.6528], "tickformat": ".2%", "title": {"text": "Trade PnL"}}, "yaxis3": {"anchor": "x3", "domain": [0, 0.3056], "title": {"text": "Cumulative returns"}}}}
